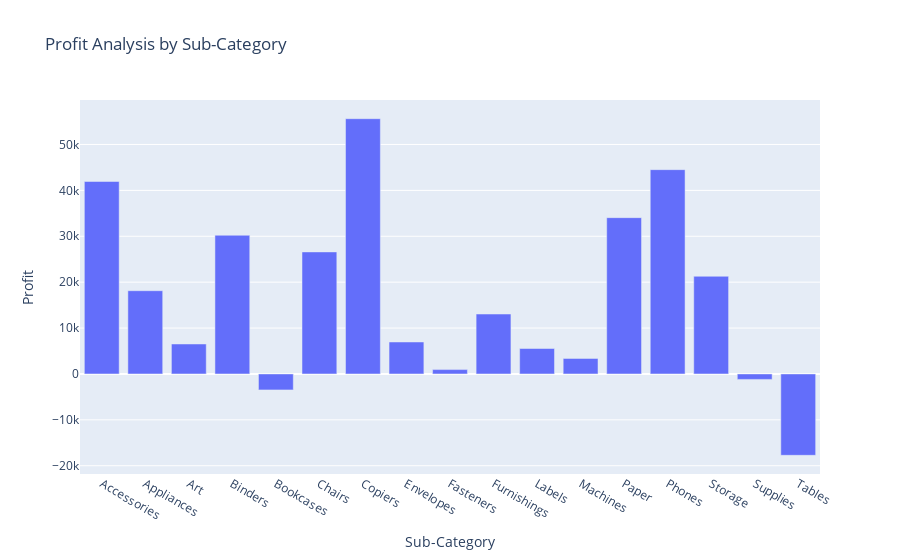

Notebook code cell kept with this figure:
### Code cell
#profit by subcategory
profit_by_subcategory = data.groupby('Sub-Category')['Profit'].sum().reset_index()
fig = px.bar(profit_by_subcategory, x='Sub-Category', 
             y='Profit', 
             title='Profit Analysis by Sub-Category')
fig.show()

### Figure 1 — Plotly figure (JSON) as saved in the notebook; plotly's stock layout.template omitted (floating-point values rounded to 4 significant figures)
{"data": [{"alignmentgroup": "True", "hovertemplate": "Sub-Category=%{x}<br>Profit=%{y}<extra></extra>", "legendgroup": "", "marker": {"color": "#636efa", "pattern": {"shape": ""}}, "name": "", "offsetgroup": "", "orientation": "v", "showlegend": false, "textposition": "auto", "type": "bar", "x": ["Accessories", "Appliances", "Art", "Binders", "Bookcases", "Chairs", "Copiers", "Envelopes", "Fasteners", "Furnishings", "Labels", "Machines", "Paper", "Phones", "Storage", "Supplies", "Tables"], "xaxis": "x", "y": [41940.0, 18140.0, 6528.0, 30220.0, -3473.0, 26590.0, 55620.0, 6964.0, 949.5, 13060.0, 5546.0, 3385.0, 34050.0, 44520.0, 21280.0, -1189.0, -17730.0], "yaxis": "y"}], "layout": {"barmode": "relative", "legend": {"tracegroupgap": 0}, "title": {"text": "Profit Analysis by Sub-Category"}, "xaxis": {"anchor": "y", "domain": [0, 1], "title": {"text": "Sub-Category"}}, "yaxis": {"anchor": "x", "domain": [0, 1], "title": {"text": "Profit"}}}}
